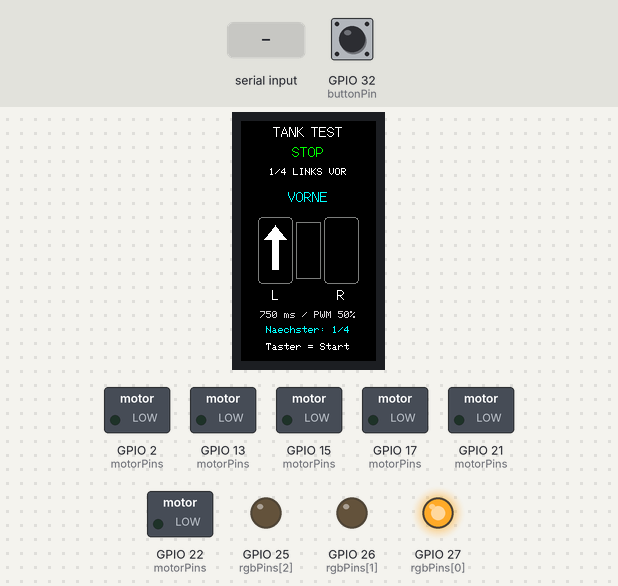
Bench run of a program on a simulated ESP32. Shown: 135×240 colour display, switched loads named in the program (green lamp = pin HIGH), output pins drawn as LEDs (lit = HIGH). Inputs (shaded band) come from the test bench; at power-on: GPIO 32 (buttonPin) LOW. Pins used as bus, display or sensor lines are not drawn; what the program prints to the serial monitor is not drawn.

Above: at 1.3 s.
1.4 s: GPIO 32 (buttonPin) pulled HIGH for 0.15 s
At 2.0 s:
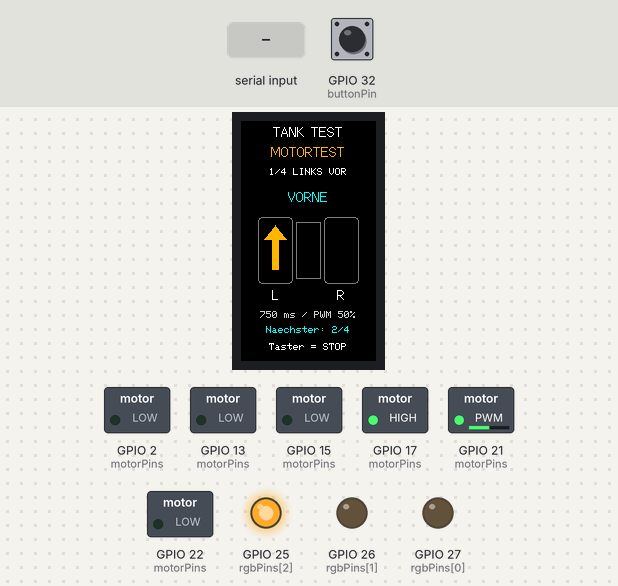
3.7 s: GPIO 32 (buttonPin) pulled HIGH for 1 s
At 4.9 s:
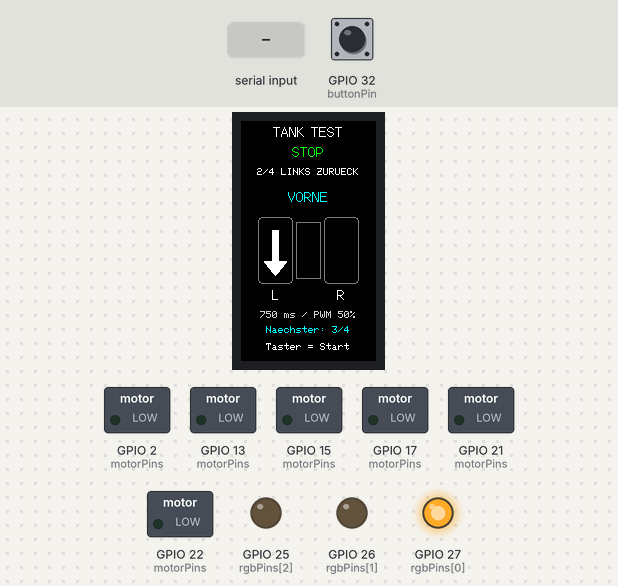
6.2 s: GPIO 32 (buttonPin) pulled HIGH for 0.15 s
At 8.0 s:
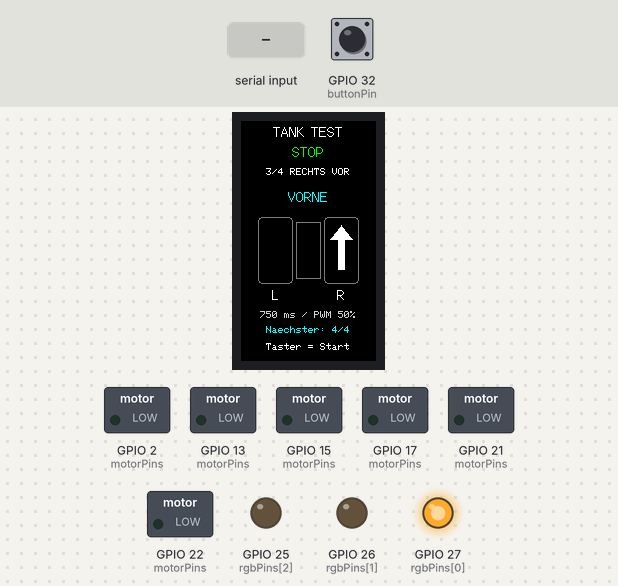
8.5 s: GPIO 32 (buttonPin) pulled HIGH for 3.2 s
At 9.8 s:
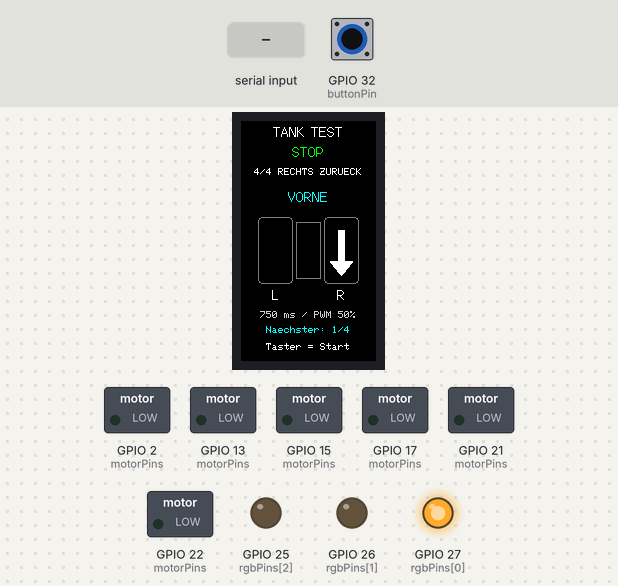
13.2 s: "reset\n" received over Serial
At 14.3 s:
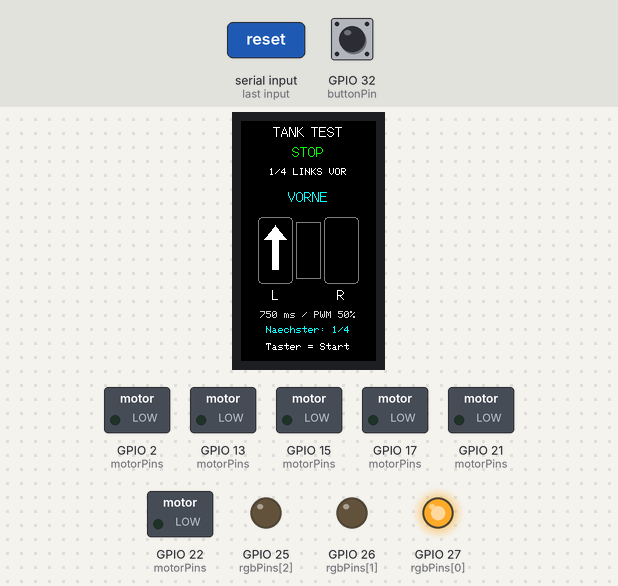
Timing chart, 0 to 16.2 s (numbered marks = the images above; inputs shaded):
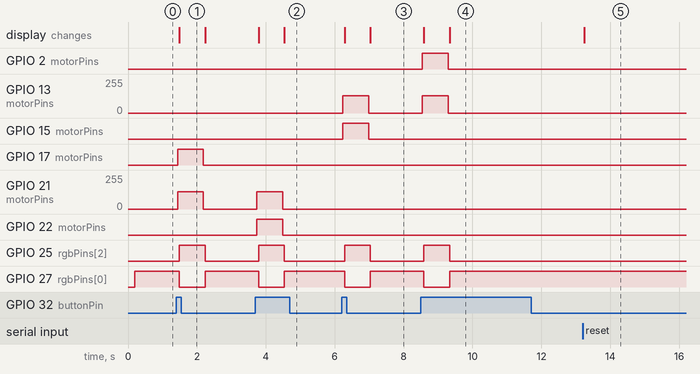

Measured:
- after the input at 1.4 s, GPIO 17 (motorPins): LOW → HIGH at once, → LOW 0.75 s later; GPIO 21 (motorPins): 0/255 → 128/255 at once, → 0/255 0.75 s later; GPIO 25 (rgbPins[2]): LOW → HIGH after 0.09 s, → LOW 0.75 s later; GPIO 27 (rgbPins[0]): HIGH → LOW after 0.09 s, → HIGH 0.75 s later; the display: changes after 0.09 s (image 1)
- after the input at 3.7 s, GPIO 21 (motorPins): 0/255 → 128/255 at once, → 0/255 0.75 s later; GPIO 22 (motorPins): LOW → HIGH at once, → LOW 0.75 s later
- after the input at 6.2 s, GPIO 13 (motorPins): 0/255 → 128/255 at once, → 0/255 0.75 s later; GPIO 15 (motorPins): LOW → HIGH at once, → LOW 0.75 s later
- after the input at 8.5 s, GPIO 2 (motorPins): LOW → HIGH at once, → LOW 0.75 s later; GPIO 13 (motorPins): 0/255 → 128/255 at once, → 0/255 0.75 s later
- after the input at 13.2 s, the display: changes after 0.05 s (image 5)

The program:

main.cpp
```cpp
#include <Arduino.h>
#include <TFT_eSPI.h>
#include <esp_timer.h>
constexpr uint8_t motorPins[]={13,21,15,2,17,22};
constexpr uint8_t rgbPins[]={27,26,25};
constexpr uint8_t buttonPin=32;
constexpr uint32_t pulseUs=750000;
constexpr uint8_t duty=128;
struct Test {const char* name;uint8_t channel;uint8_t highPin;bool left;bool forward;};
// Owner verified all four directions after correcting left polarity; see docs/HARDWARE.md.
const Test tests[]={
 {"LINKS VOR",7,17,true,true},
 {"LINKS ZURUECK",7,22,true,false},
 {"RECHTS VOR",6,15,false,true},
 {"RECHTS ZURUECK",6,2,false,false}
};
TFT_eSPI tft;
esp_timer_handle_t timerHandle=nullptr;
volatile bool active=false;
bool shownActive=false;
int nextStep=0,lastStep=-1;
int raw=LOW,stable=LOW;
bool readyForPress=false;
uint32_t changedAt=0;
String command;
void stopMotors(){
 ledcWrite(6,0);ledcWrite(7,0);
 for(auto p:motorPins) digitalWrite(p,LOW);
 active=false;
}
void timeout(void*){stopMotors();}
void arrow(int x,int y,bool forward,uint16_t color){
 int tip=forward?y-20:y+20,tail=forward?y+20:y-20;
 tft.fillRect(x-3,min(tip,tail),7,abs(tip-tail),color);
 if(forward)tft.fillTriangle(x,tip-5,x-11,tip+9,x+11,tip+9,color);
 else tft.fillTriangle(x,tip+5,x-11,tip-9,x+11,tip-9,color);
}
void draw(){
 tft.fillScreen(TFT_BLACK);
 tft.setTextColor(TFT_WHITE,TFT_BLACK);
 tft.drawCentreString("TANK TEST",67,3,2);
 tft.setTextColor(active?TFT_ORANGE:TFT_GREEN,TFT_BLACK);
 tft.drawCentreString(active?"MOTORTEST":"STOP",67,23,2);
 int step=lastStep<0?nextStep:lastStep;
 const Test& test=tests[step];
 tft.setTextColor(TFT_WHITE,TFT_BLACK);
 tft.drawCentreString(String(step+1)+"/4 "+test.name,67,47,1);
 tft.setTextColor(TFT_CYAN,TFT_BLACK);
 tft.drawCentreString("VORNE",67,68,2);
 tft.drawRoundRect(17,96,35,67,4,TFT_DARKGREY);
 tft.drawRoundRect(83,96,35,67,4,TFT_DARKGREY);
 tft.drawRect(55,101,25,57,TFT_DARKGREY);
 arrow(test.left?34:100,129,test.forward,active?TFT_ORANGE:TFT_WHITE);
 tft.setTextColor(TFT_WHITE,TFT_BLACK);
 tft.drawCentreString("L",34,166,2);tft.drawCentreString("R",100,166,2);
 tft.setTextColor(TFT_LIGHTGREY,TFT_BLACK);
 tft.drawCentreString("750 ms / PWM 50%",67,190,1);
 tft.setTextColor(TFT_CYAN,TFT_BLACK);
 tft.drawCentreString("Naechster: "+String(nextStep+1)+"/4",67,205,1);
 tft.setTextColor(TFT_WHITE,TFT_BLACK);
 tft.drawCentreString(active?"Taster = STOP":"Taster = Start",67,222,1);
 for(int i=0;i<3;i++)digitalWrite(rgbPins[i],i==(active?2:0));
}
void startStep(){
 stopMotors();esp_timer_stop(timerHandle);
 lastStep=nextStep;
 const Test& test=tests[lastStep];
 active=true;
 if(esp_timer_start_once(timerHandle,pulseUs)!=ESP_OK){stopMotors();draw();return;}
 digitalWrite(test.highPin,HIGH);
 ledcWrite(test.channel,duty);
 nextStep=(nextStep+1)%4;
 Serial.printf("TEST %d %s highGPIO=%d enableGPIO=%d 750ms PWM128\n",lastStep+1,test.name,test.highPin,test.channel==6?13:21);
 shownActive=true;draw();
}
void setup(){
 for(auto p:motorPins){digitalWrite(p,LOW);pinMode(p,OUTPUT);}
 ledcSetup(6,1000,8);ledcSetup(7,1000,8);
 ledcWrite(6,0);ledcWrite(7,0);
 ledcAttachPin(13,6);ledcAttachPin(21,7);stopMotors();
 esp_timer_create_args_t args={};args.callback=&timeout;args.name="stopMotor";
 ESP_ERROR_CHECK(esp_timer_create(&args,&timerHandle));
 pinMode(33,INPUT);
 for(auto p:rgbPins){digitalWrite(p,LOW);pinMode(p,OUTPUT);}
 pinMode(buttonPin,INPUT);
 raw=stable=digitalRead(buttonPin);changedAt=millis();
 // Require a stable release after boot; held button must not start a motor.
 Serial.begin(115200);command.reserve(32);
 tft.init();tft.setRotation(0);pinMode(4,OUTPUT);digitalWrite(4,HIGH);
 draw();Serial.println("TANK BUTTON TEST v4 | stopped | first press: LEFT FORWARD");
}
void loop(){
 int value=digitalRead(buttonPin);
 if(value!=raw){raw=value;changedAt=millis();}
 if(millis()-changedAt>=40){
  if(raw==LOW)readyForPress=true;
  if(raw!=stable){
   stable=raw;
   if(stable==HIGH && readyForPress){
    readyForPress=false;
    if(active){stopMotors();esp_timer_stop(timerHandle);Serial.println("BUTTON STOP");draw();}
    else startStep();
   }
  }
 }
 if(shownActive && !active){shownActive=false;Serial.println("STOPPED");draw();}
 for(int n=0;n<32 && Serial.available();n++){
  char c=Serial.read();
  if(c=='\n'||c=='\r'){
   if(command=="stop"){stopMotors();esp_timer_stop(timerHandle);draw();Serial.println("STOP");}
   else if(command=="status")Serial.printf("v4 active=%d next=%d button=%d\n",active,nextStep+1,digitalRead(buttonPin));
   else if(command=="reset" && !active){nextStep=0;lastStep=-1;draw();Serial.println("SEQUENCE RESET");}
   command="";
  }else if(command.length()<24)command+=c;
  else{command="";stopMotors();}
 }
}
```
